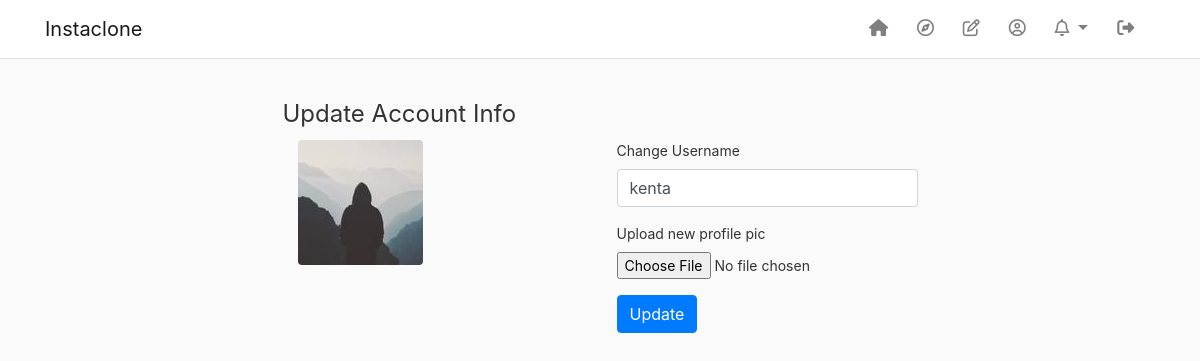
/account (signed in), run on the app's committed database.
### flaskapp/models.py (models this page shows, shortened)
class User(db.Model, UserMixin):
    __tablename__ = 'users'
    uid = db.Column(db.Integer, primary_key=True)
    username = db.Column(db.String(20), unique=True, nullable=False)
    password = db.Column(db.String(32), nullable=False)
    image_file = db.Column(db.String(20), nullable=False, default='default.jpg')
    posts = db.relationship('Post', backref='author', lazy=True)
    comments = db.relationship('Comment', backref='author', lazy=True)
    follows = db.relationship(
        'User', secondary=followers,
        primaryjoin=(followers.c.user_id == uid),
        secondaryjoin=(followers.c.follows_id == uid),
        backref=db.backref('followers', lazy='dynamic'), lazy='dynamic')
    notifs = db.relationship('Notif', backref='notif_for', lazy=True)
    notif_count = db.Column(db.Integer, default=0)
    def get_old_notifs(self):
        limit = len(self.notifs) - self.notif_count
        self.notif_count = len(self.notifs)
        db.session.commit()
        if limit == 0:
            l = self.notifs[-4:]
        else:
            l = self.notifs[-4:-limit]
        l.reverse()
        return l
    def new_notif(self):
        return len(self.notifs) > self.notif_count

### flaskapp/routes.py (the view)
@app.route("/account", methods=['GET', 'POST'])
@login_required
def account():
    form = AccountUpdateForm()
    if form.validate_on_submit():
        current_user.image_file = save_picture(form.picture.data, 'pfp')
        current_user.username = form.username.data
        db.session.commit()
        flash("Account updated", 'success')
        return redirect(url_for('account'))
    if request.method == 'GET':
        form.username.data = current_user.username
    return render_template("account.html", title='Account',
                            form = form, image_url=current_user.image_file, get_file_url=get_file_url)

### flaskapp/forms.py (shortened to what this page needs)
class AccountUpdateForm(FlaskForm):
    username = StringField(label='Change Username', validators=[
        DataRequired(),
        Length(min=2, max=20)
    ])
    picture = FileField(label='Upload new profile pic', validators=[
        FileAllowed(('jpg', 'png'))
    ])
    submit = SubmitField(label='Update')

### flaskapp/models.py (called while the page is built)
@login_manager.user_loader
def load_user(user_id):
    return User.query.get(int(user_id))

### flaskapp/utils.py (called while the page is built)
def get_file_url(f_path):
    url = "static/" + f_path
    return url

### flaskapp/templates/account.html (shortened to what this page needs)
{% extends "layout.html" %}
{% block content %}
    <div>
        <form method="POST" action="" enctype="multipart/form-data">
            <fieldset>
                <legend>Update Account Info</legend>
                <div class="float-left col-md-1">
                    <img  class="rounded" src="{{ get_file_url('profile_pics/' + current_user.image_file) }}">
                </div>
                <div class="float-right">
                    <div class="form-group" >
                        {{ form.username.label() }}
                        {{ form.username(class="form-control", placeholder="Username") }}
                    </div>
                    <div class="form-group">
                        {{ form.picture.label() }}
                        {{ form.picture(class="form-control-file") }}
                    </div>
                    <div>
                        {{ form.submit(class="btn btn-primary") }}
                    </div>
                </div>
            </fieldset
        </form>
    </div>
{% endblock %}

### flaskapp/static/main.css (style rules this page uses)
body { background:rgba(var(--b3f,250,250,250),1); color: #333333; font-size: 14px; }

### data on the page
User: image_file (picture), username "kenta"
